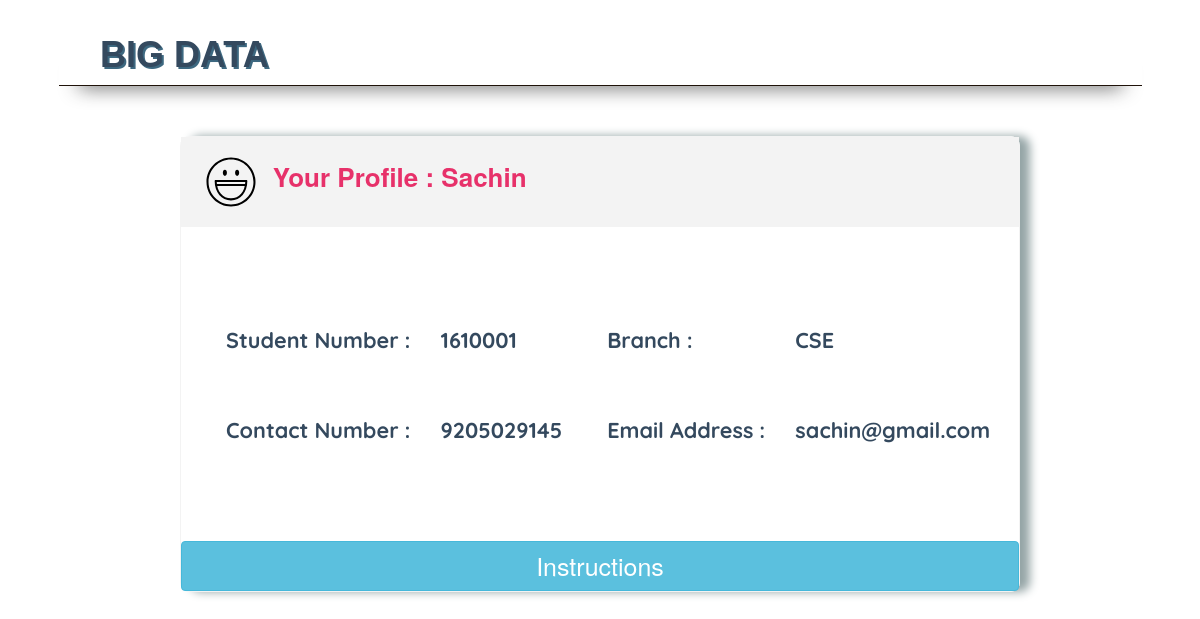
The page /profile.php (signed in) on the database its author committed.
### tables this page shows
CREATE TABLE `student_data` (
  `name` varchar(100) NOT NULL,
  `branch` varchar(100) NOT NULL,
  `student_no` int(7) NOT NULL,
  `mb_no` varchar(10) NOT NULL,
  `email` char(100) NOT NULL,
  `password` varchar(100) NOT NULL
);

### profile.php (the view, shortened to what this page needs)
<?php
	require 'dbconfig/config.php';
	$stno=$_SESSION['student_no'];
	$sql = "SELECT * FROM student_data WHERE student_no = '$stno'";
	$result = $con->query($sql);
	if($result->num_rows > 0)
	{
			 $row = $result->fetch_assoc();
	}
	else
	{
		echo "error";
	}
?>
<!DOCTYPE html>
<html lang="en">
<head>
	<link rel="stylesheet" media="screen" href="https://cdnjs.cloudflare.com/ajax/libs/twitter-bootstrap/3.3.5/css/bootstrap.min.css">
  <link rel="stylesheet" href="pro.css">
</head>
<body>
	<div class="container">
  	<div class="bdcoe">
    	<h1><b>BIG DATA</b></h1>
    </div>
    <hr>
		<div class="total">
    	<div class="head">
        <img src="face.svg" width="50" height="50" alt="You Are In">
             <b class="pro"> Your Profile&nbsp;:&nbsp;<?php	echo $row['name']?> </b>
      </div>
      <div class="instruction">
      	<table style="width:90%">
					<tr>
				    <td class="text">Student&nbsp;Number&nbsp;:</td>
				    <td class="stdno"><?php	echo $row['student_no']?></td>
				    <td class="text">Branch&nbsp;:</td>
				    <td class="branch"><?php	echo $row['branch']?></td>
				  </tr>
  				<tr>
				    <td class="text">Contact&nbsp;Number&nbsp;:</td>
				    <td class="mobile"><?php	echo $row['mb_no']?></td>
				    <td class="text">Email&nbsp;Address&nbsp;:</td>
				    <td class="email"><?php	echo $row['email']?></td>
				  </tr>
				</table>
      </div>
			<div>
		    <a class="link" href="instructions.php">
		    <button type="button" class="btn btn-info btn-block">Instructions</button></a>
		  </div>
		</div>
	</div>
</body>
</html>

### pro.css (style rules this page uses)
.total { margin: 150px 150px; border: 0.5px solid #f3f3f3; border-radius: 10px; box-shadow: 10px 0 10px #95a5a6; margin-top: 50px; }
.head { font-size: 20px; padding-top: 20px; background-color: #f3f3f3; padding-bottom: 20px; padding-left: 25px; }
.bdcoe { font-family: 'Ubuntu', sans-serif; padding-left: 70px; margin: 0; padding-top: 15px; color: #34495e; text-shadow: 2px 2px #3d6880; }
.instruction { font-size: 18px; padding-top: 18px; padding-bottom: 15px; }
table { margin-left: 30px; margin-bottom: 50px; margin-top: 50px; }
td { padding: 30px; text-align: left; font-family: 'Quicksand', sans-serif; font-weight: bold; color: #34495e; font-size: 1.2em; display: table-cell; margin-left: 0; padding-left: 15px; }
.email ,.mobile,.stdno,.branch { text-align: left; margin-bottom: 0; padding-left: 0; }
.btn-block { font-size: 25px; }
hr { border:none; height: 10px; width: 95%; height: 50px; margin-top: 0; border-bottom: 1px solid #1f1209; box-shadow: 0 20px 20px -20px #333; margin: -50px auto 10px; }
.pro { font-size: 1.3em; color: #e7316a; }

### rows shown on the page
student_data: name "Sachin", student_no "1610001", branch "CSE", mb_no "9205029145", email "sachin@gmail.com"
